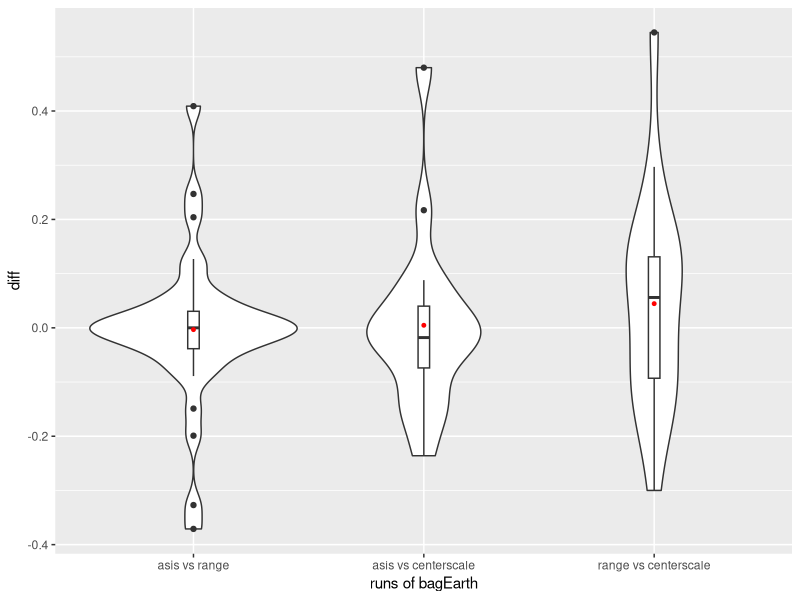
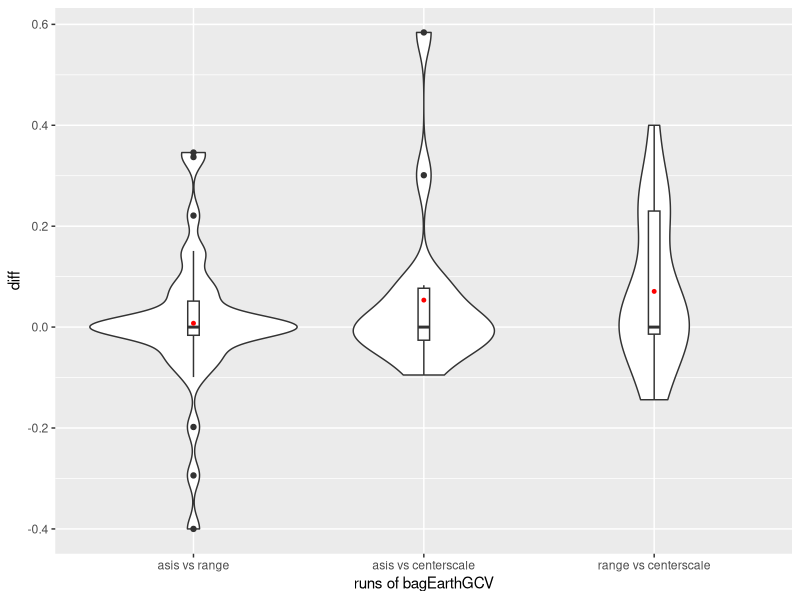
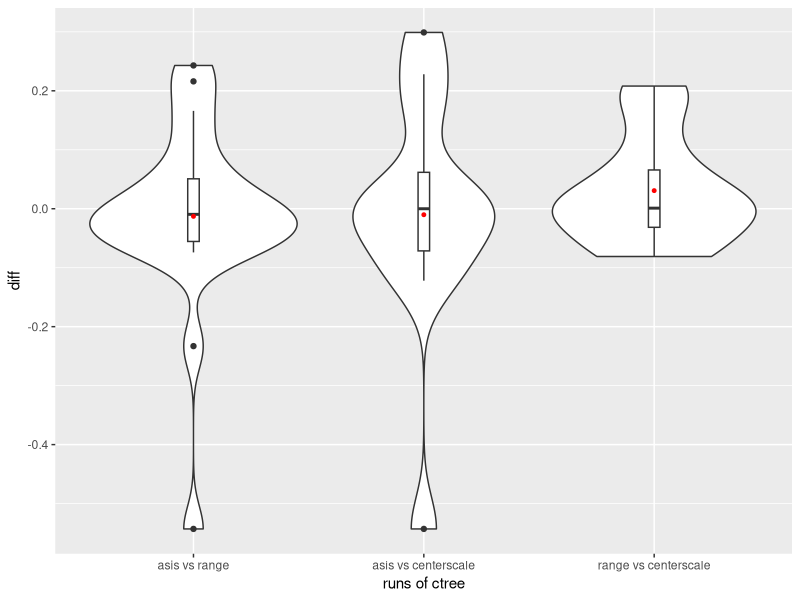
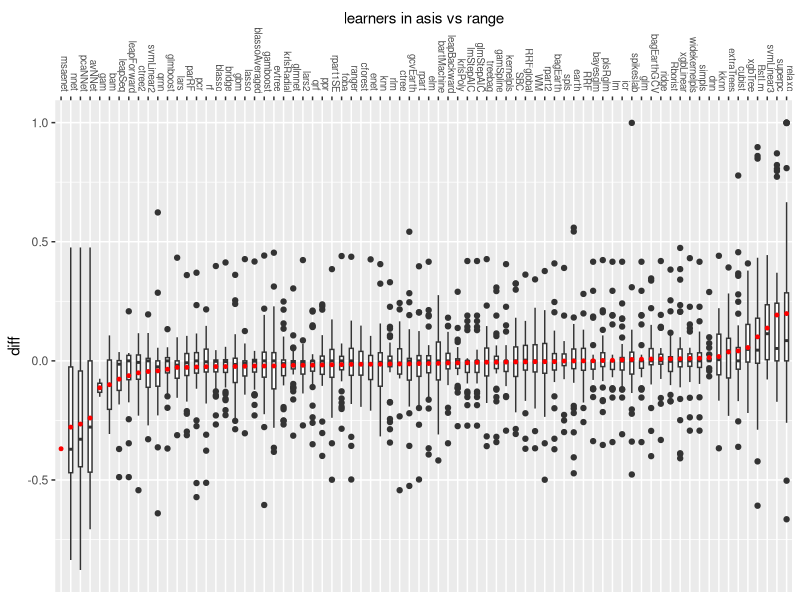
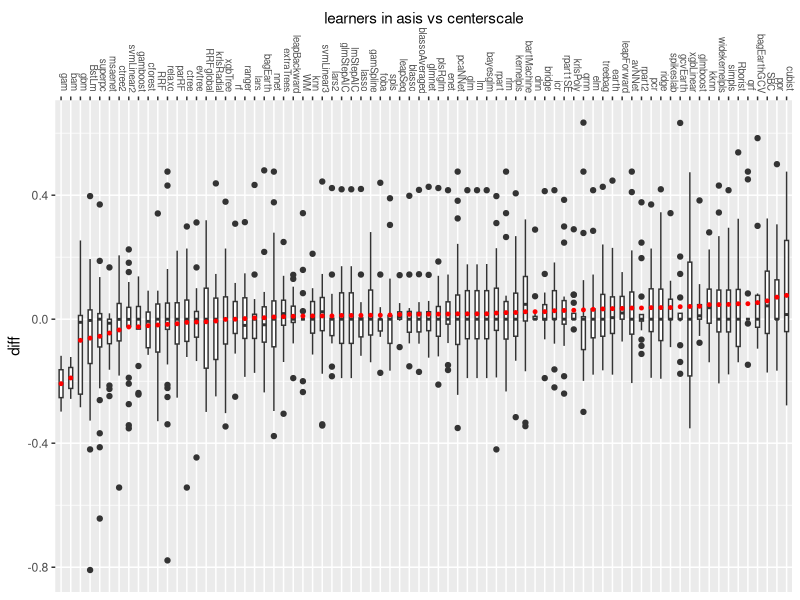
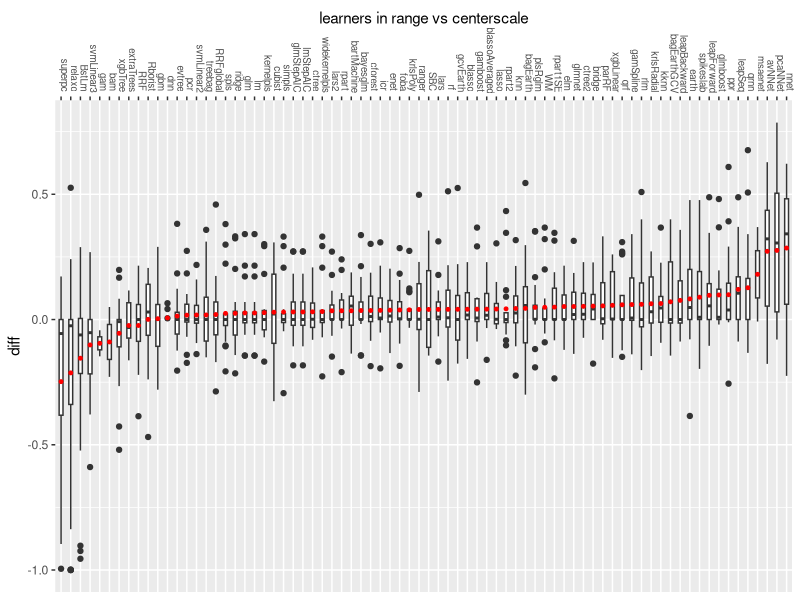
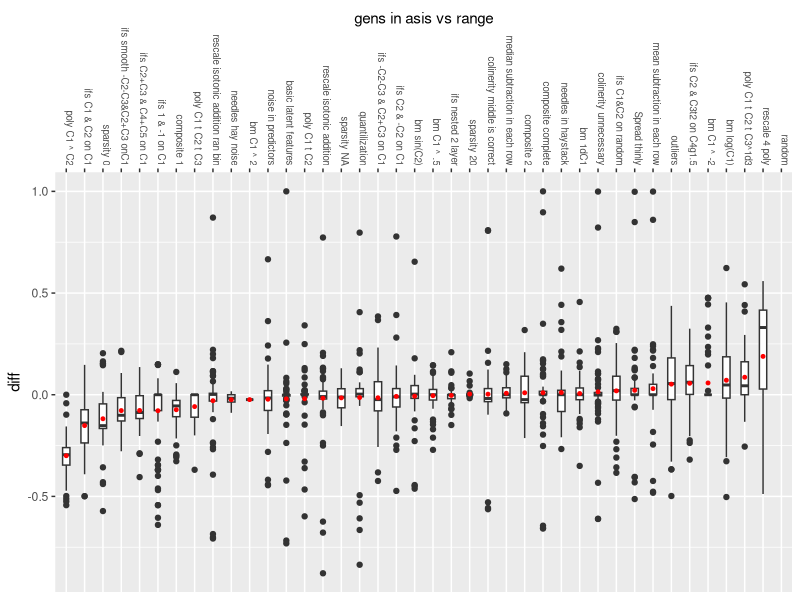
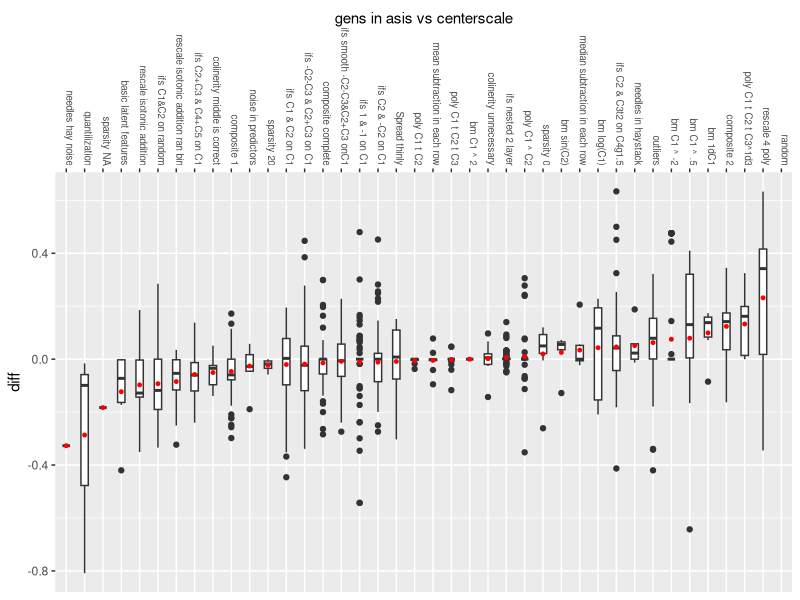

Recreate these plots in R, in order.
#load data
exp.name<-"9th asis vs range vs centerscale"
mainDir<-getwd()
subDir<-exp.name
expiramentresults<-data.frame()
expiramentresults<-(read.csv("9th asis vs range vs centerscale.csv", sep = ",",fill=TRUE, header = F,quote="",dec=".",stringsAsFactors=F))
dir.create(file.path(mainDir, subDir))#10th asis vs range mlr.csv
setwd(file.path(mainDir, subDir))

#why do negative numbers ever matter? and de-factoring
exp.res.noF<-expiramentresults[,1]
exp.res.noF<-as.numeric((exp.res.noF))
exp.res.noF[exp.res.noF<0]<-0
exp.res.noF[is.na(exp.res.noF)]<--.01
exp.res.noF->expiramentresults[,1]



#list of good comparisons of tasks
#runsTcompare<-data.frame(c("lcv lhp","lcv lhp","lcv hhp","lcv hhp"))#)c("asis")
#runsTcompare[,1]<-
#runsTcompare[,2]<-c("lcv hhp","hcv hhp","hcv hhp","lcv hhp norm")#c("range01")
#runsTcompare[,3]<-c("ll vs lhw","ll vs hh","lhw vs hh","lhw vs lh")#c("asis vs range")
runsTcompare<-data.frame(c("asis","asis","range01"))#)c("asis")
runsTcompare[,2]<-c("range01","centernscale","centernscale")#c("range01")
runsTcompare[,3]<-c("asis vs range","asis vs centerscale","range vs centerscale")#c("asis vs range")


u.learns<-unique(expiramentresults[,8])
u.gens<-unique(expiramentresults[,11])
runcomp<-array(2, c(length(runsTcompare[,1]), length(u.learns), length(u.gens)))
failruncomp<-array(0, c(length(runsTcompare[,1]), length(u.learns), length(u.gens)))
maxruncomp<-array(1.1, c(length(runsTcompare[,1]), length(u.learns), length(u.gens)))
comboruncomp<-array(2, c(length(runsTcompare[,1]), length(u.learns), length(u.gens)))

task.max<-vector()
for(task in 1:length(u.gens))
  {
  task.max[task]<-0
  task.max[task]<-max(exp.res.noF[u.gens[task]==expiramentresults[,11]],na.rm = T)
  }  
task.max[task.max<.3]<-.3



count.comp<-0
count.learn<-0
count.gen<-0

#for every run
for(comp.run in 1:length(runsTcompare[,1])){
  count.comp<-1+count.comp
  #new df of relevant rows
  selExpResL<-as.logical(as.character((expiramentresults[,2]))==as.character(runsTcompare[comp.run,1]))+
    (as.character(expiramentresults[,2])==as.character(runsTcompare[comp.run,2]))
  selExpResL<-as.logical(selExpResL)
  selExpRes<-expiramentresults[selExpResL,]

  #for every unique model
  count.learn<-0
  for(ev.learn in u.learns){
    count.learn<-1+count.learn
    selselExpRes<-selExpRes[as.logical(selExpRes[,8]==ev.learn),]
    #for every generator
    count.gen<-0
    for(ev.gen in u.gens){
      sssExpRes<-selselExpRes[as.logical(selselExpRes[,11]==ev.gen),]
      count.gen<-1+count.gen
      #Test for fails
      if(length(sssExpRes[sssExpRes[,2]==runsTcompare[count.comp,1],1])<1) {next()}
      if(length(sssExpRes[sssExpRes[,2]==runsTcompare[count.comp,2],1])<1) {next()}
      #do not assume.be specific
      maxone<-max(sssExpRes[sssExpRes[,2]==runsTcompare[count.comp,1],1])
      maxtwo<-max(sssExpRes[sssExpRes[,2]==runsTcompare[count.comp,2],1])
      if(maxone==-.01 && maxtwo==-.01) {next()}
      if(maxone==-.01 || maxtwo==-.01){
        #fill in data points in success and fail dataframes
        failruncomp[count.comp,count.learn,count.gen]<-maxone-maxtwo
      }else{
        runcomp[count.comp,count.learn,count.gen]<-maxone-maxtwo 

      }
      comboruncomp[count.comp,count.learn,count.gen]<-maxone-maxtwo
      maxruncomp[count.comp,count.learn,count.gen]<-task.max[count.gen]
    }}}
head(runcomp)
head(failruncomp)
#######basic compaison######### 
# for every ModelA make violin graphs per each Run
library(ggplot2)    
library(reshape2) 
#plot(runcomp[1,1,runcomp[1,1,]<1.5])
m=1
for(m in c(2,3,7)){
ttdd<-data.frame(t(runcomp[,m,]))
ttdd[ttdd==2]<-NA
maxttdd<-data.frame(t(maxruncomp[,m,]))
colnames(ttdd)<-runsTcompare[,3]
#p <- ggplot(melt(ttdd), aes(x=melt(maxttdd)[,2],y=melt(ttdd)[,2],colour = melt(ttdd)[,1]))
#p+geom_point()
exp.name<-u.learns[m]
p <- ggplot(melt(ttdd), aes(x=melt(ttdd)[,1],y=melt(ttdd)[,2]))
p + geom_violin() + geom_boxplot(width=0.05)+ stat_summary(fun.y = "mean", colour = "red", size = 1, geom = "point")+
  xlab(paste("runs of",exp.name)) + ylab("diff") 
ggsave(paste(exp.name," and violins per Run.png", sep = ""),plot = last_plot(),scale = 3)
}

#for every Run boxplot of every ModelAl
for(r in 1:length(runsTcompare[,1])){
ttdd<-data.frame((runcomp[r,,]))
ttdd[ttdd==2]<-NA
maxttdd<-data.frame((maxruncomp[r,,]))
rownames(ttdd)<-u.learns
#p <- ggplot(melt(ttdd), aes(x=melt(maxttdd)[,2],y=melt(ttdd)[,2],colour = melt(ttdd)[,1]))
#p+geom_point(), x = reorder(, I.power.df[,8])
means<-vector()
for(m in 1:length(u.learns)){
  means[m]<-mean(as.numeric(ttdd[m,]),na.rm = T)}
ordos<- order(means,ttdd[,1])
ttdd<-rbind(ttdd)[ordos,]
for(m in 1:length(u.learns)){
  means[m]<-mean(as.numeric(ttdd[m,]),na.rm = T)}
ttdd<-ttdd[!is.nan(means),]
ttdd<-t(ttdd)

exp.name<-runsTcompare[r,3]
p <- ggplot(melt(ttdd), aes(x=(melt(ttdd)[,2]),y=melt((ttdd))[,3]))
p  + geom_boxplot(width=0.4)+ stat_summary(fun.y = "mean", colour = "red", size = 1, geom = "point")+
 theme(axis.text.x=element_text(size=7, angle=270,hjust=0.95,vjust=0.2))+scale_x_discrete(position = "top")+
   xlab(paste("learners in",exp.name)) + ylab("diff") 
ggsave(paste(exp.name," and boxes per learnr.png", sep = ""),plot = last_plot(),scale = 3)
}

for(r in 1:length(runsTcompare[,1])){ 
  ttdd<-data.frame((runcomp[r,,]))
  ttdd[ttdd==2]<-NA
  maxttdd<-data.frame((maxruncomp[r,,]))
  colnames(ttdd)<-u.gens
  ttdd<-t(ttdd)

  means<-vector()
  for(m in 1:length(u.gens)){
    means[m]<-mean(as.numeric(ttdd[m,]),na.rm = T)}
  ordos<- order(means,ttdd[,1])
  ttdd<-rbind(ttdd)[ordos,]
  for(m in 1:length(u.gens)){
    means[m]<-mean(as.numeric(ttdd[m,]),na.rm = T)}
  ttdd<-ttdd[,!is.nan(means)]
  ttdd<-t(ttdd)
  
  exp.name<-runsTcompare[r,3]
  p <- ggplot(melt(ttdd), aes(x=(melt(ttdd)[,2]),y=melt((ttdd))[,3]))
  p  + geom_boxplot(width=0.4)+ stat_summary(fun.y = "mean", colour = "red", size = 1, geom = "point")+
    theme(axis.text.x=element_text(size=7, angle=270,hjust=1,vjust=0.3))+scale_x_discrete(position = "top")+
    xlab(paste("gens in",exp.name)) + ylab("diff") 
  ggsave(paste(exp.name," and boxes per generator.png", sep = ""),plot = last_plot(),scale = 3)


  
 # meltyd<-melt(ttdd)
#  p <- ggplot(meltyd, aes(y=meltyd[,3],x=reorder(melt(ttdd)[,2],melt((ttdd))[,3])))
#  p  + geom_boxplot(width=0.4)+ stat_summary(fun.y = "mean", colour = "red", size = 1, geom = "point")+
#    theme(axis.text.x=element_text(size=7, angle=270,hjust=1,vjust=0.3))+scale_x_discrete(position = "top")+
#    xlab(paste("gens in",exp.name)) + ylab("diff") 
#  ggsave(paste(exp.name," and boxes per generator sorted.png", sep = ""),plot = last_plot(),scale = 3)
  
}

##########Now repeat with percent adjusted#########
# for every ModelA make violin graphs per each Run
library(ggplot2)    
library(reshape2) 
#plot(runcomp[1,1,runcomp[1,1,]<1.5])
m=1
for(m in c(2,3,7)){
  ttdd<-data.frame(t(runcomp[,m,]))
  ttdd[ttdd==2]<-NA
  maxttdd<-data.frame(t(maxruncomp[,m,]))
  maxttdd[maxttdd>1]<-NA
  maxttdd[maxttdd<.3]<-.3
  ttdd<-ttdd/maxttdd
  colnames(ttdd)<-runsTcompare[,3]
  #p <- ggplot(melt(ttdd), aes(x=melt(maxttdd)[,2],y=melt(ttdd)[,2],colour = melt(ttdd)[,1]))
  #p+geom_point()
  exp.name<-u.learns[m]
  p <- ggplot(melt(ttdd), aes(x=melt(ttdd)[,1],y=melt(ttdd)[,2]))
  p + geom_violin() + geom_boxplot(width=0.05)+ stat_summary(fun.y = "mean", colour = "red", size = 1, geom = "point")+
    xlab(paste("percent runs of",exp.name)) + ylab("diff") 
  ggsave(paste(exp.name," and violins per Run percent.png", sep = ""),plot = last_plot(),scale = 3)
}

#for every Run boxplot of every ModelAl
for(r in 1:length(runsTcompare[,1])){
  ttdd<-data.frame((runcomp[r,,]))
  ttdd[ttdd==2]<-NA
  maxttdd<-data.frame((maxruncomp[r,,]))
  maxttdd[maxttdd>1]<-NA
  maxttdd[maxttdd<.3]<-.3
  ttdd<-ttdd/maxttdd
  rownames(ttdd)<-u.learns
  #p <- ggplot(melt(ttdd), aes(x=melt(maxttdd)[,2],y=melt(ttdd)[,2],colour = melt(ttdd)[,1]))
  #p+geom_point(), x = reorder(, I.power.df[,8])
  means<-vector()
  for(m in 1:length(u.learns)){
    means[m]<-mean(as.numeric(ttdd[m,]),na.rm = T)}
  ordos<- order(means,ttdd[,1])
  ttdd<-rbind(ttdd)[ordos,]
  for(m in 1:length(u.learns)){
    means[m]<-mean(as.numeric(ttdd[m,]),na.rm = T)}
  ttdd<-ttdd[!is.nan(means),]
  ttdd<-t(ttdd)
  
  exp.name<-runsTcompare[r,3]
  p <- ggplot(melt(ttdd), aes(x=(melt(ttdd)[,2]),y=melt((ttdd))[,3]))
  p  + geom_boxplot(width=0.4)+ stat_summary(fun.y = "mean", colour = "red", size = 1, geom = "point")+
    theme(axis.text.x=element_text(size=7, angle=270,hjust=0.95,vjust=0.2))+scale_x_discrete(position = "top")+
    xlab(paste("percent learners in",exp.name)) + ylab("diff") 
  ggsave(paste(exp.name," and boxes per learnr percent.png", sep = ""),plot = last_plot(),scale = 3)
}

for(r in 1:length(runsTcompare[,1])){ 
  ttdd<-data.frame((runcomp[r,,]))
  ttdd[ttdd==2]<-NA
  maxttdd<-data.frame((maxruncomp[r,,]))
  maxttdd[maxttdd>1]<-NA
  maxttdd[maxttdd<.3]<-.3
  ttdd<-ttdd/maxttdd
  colnames(ttdd)<-u.gens
  ttdd<-t(ttdd)
  
  means<-vector()
  for(m in 1:length(u.gens)){
    means[m]<-mean(as.numeric(ttdd[m,]),na.rm = T)}
  ordos<- order(means,ttdd[,1])
  ttdd<-rbind(ttdd)[ordos,]
  for(m in 1:length(u.gens)){
    means[m]<-mean(as.numeric(ttdd[m,]),na.rm = T)}
  ttdd<-ttdd[,!is.nan(means)]
  ttdd<-t(ttdd)
  
  exp.name<-runsTcompare[r,3]
  p <- ggplot(melt(ttdd), aes(x=(melt(ttdd)[,2]),y=melt((ttdd))[,3]))
  p  + geom_boxplot(width=0.4)+ stat_summary(fun.y = "mean", colour = "red", size = 1, geom = "point")+
    theme(axis.text.x=element_text(size=7, angle=270,hjust=1,vjust=0.3))+scale_x_discrete(position = "top")+
    xlab(paste("percent gens in",exp.name)) + ylab("diff") 
  ggsave(paste(exp.name," and boxes per generator percent.png", sep = ""),plot = last_plot(),scale = 3)
}

##########Now missed seperately#########
# for every ModelA make violin graphs per each Run
library(ggplot2)    
library(reshape2) 
#plot(runcomp[1,1,runcomp[1,1,]<1.5])
m=1
for(m in c(2,3,7)){
  ttdd<-data.frame(t(failruncomp[,m,]))
  ttdd[ttdd==2]<-NA#does nothing! 
  maxttdd<-data.frame(t(maxruncomp[,m,]))
  maxttdd[maxttdd>1]<-NA
  maxttdd[maxttdd<.3]<-.3
  ttdd<-ttdd/maxttdd
  colnames(ttdd)<-runsTcompare[,3]
  #p <- ggplot(melt(ttdd), aes(x=melt(maxttdd)[,2],y=melt(ttdd)[,2],colour = melt(ttdd)[,1]))
  #p+geom_point()
  exp.name<-u.learns[m]
  p <- ggplot(melt(ttdd), aes(x=melt(ttdd)[,1],y=melt(ttdd)[,2]))
  p + geom_violin() + geom_boxplot(width=0.05)+ stat_summary(fun.y = "mean", colour = "red", size = 1, geom = "point")+
    xlab(paste("fail runs of",exp.name)) + ylab("diff") 
  ggsave(paste(exp.name," and violins per Run fail.png", sep = ""),plot = last_plot(),scale = 3)
}

#for every Run boxplot of every ModelAl
for(r in 1:length(runsTcompare[,1])){
  ttdd<-data.frame((failruncomp[r,,]))
  ttdd[ttdd==2]<-NA
  maxttdd<-data.frame((maxruncomp[r,,]))
  maxttdd[maxttdd>1]<-NA
  maxttdd[maxttdd<.3]<-.3
  ttdd<-ttdd/maxttdd
  rownames(ttdd)<-u.learns
  #p <- ggplot(melt(ttdd), aes(x=melt(maxttdd)[,2],y=melt(ttdd)[,2],colour = melt(ttdd)[,1]))
  #p+geom_point(), x = reorder(, I.power.df[,8])
  means<-vector()
  for(m in 1:length(u.learns)){
    means[m]<-mean(as.numeric(ttdd[m,]),na.rm = T)}
  ordos<- order(means,ttdd[,1])
  ttdd<-rbind(ttdd)[ordos,]
  for(m in 1:length(u.learns)){
    means[m]<-mean(as.numeric(ttdd[m,]),na.rm = T)}
  ttdd<-ttdd[!is.nan(means),]
  ttdd<-t(ttdd)
  
  exp.name<-runsTcompare[r,3]
  p <- ggplot(melt(ttdd), aes(x=(melt(ttdd)[,2]),y=melt((ttdd))[,3]))
  p  + geom_boxplot(width=0.4)+ stat_summary(fun.y = "mean", colour = "red", size = 1, geom = "point")+
    theme(axis.text.x=element_text(size=7, angle=270,hjust=0.95,vjust=0.2))+scale_x_discrete(position = "top")+
    xlab(paste("fail learners in",exp.name)) + ylab("diff") 
  ggsave(paste(exp.name," and boxes per learnr fail.png", sep = ""),plot = last_plot(),scale = 3)
}

for(r in 1:length(runsTcompare[,1])){ 
  ttdd<-data.frame((failruncomp[r,,]))
  ttdd[ttdd==2]<-NA
  maxttdd<-data.frame((maxruncomp[r,,]))
  maxttdd[maxttdd>1]<-NA
  maxttdd[maxttdd<.3]<-.3
  ttdd<-ttdd/maxttdd
  colnames(ttdd)<-u.gens
  ttdd<-t(ttdd)
  
  means<-vector()
  for(m in 1:length(u.gens)){
    means[m]<-mean(as.numeric(ttdd[m,]),na.rm = T)}
  ordos<- order(means,ttdd[,1])
  ttdd<-rbind(ttdd)[ordos,]
  for(m in 1:length(u.gens)){
    means[m]<-mean(as.numeric(ttdd[m,]),na.rm = T)}
  ttdd<-ttdd[,!is.nan(means)]
  ttdd<-t(ttdd)
  
  exp.name<-runsTcompare[r,3]
  p <- ggplot(melt(ttdd), aes(x=(melt(ttdd)[,2]),y=melt((ttdd))[,3]))
  p  + geom_boxplot(width=0.4)+ stat_summary(fun.y = "mean", colour = "red", size = 1, geom = "point")+
    theme(axis.text.x=element_text(size=7, angle=270,hjust=1,vjust=0.3))+scale_x_discrete(position = "top")+
    xlab(paste("fail gens in",exp.name)) + ylab("diff") 
  ggsave(paste(exp.name," and boxes per generator fail.png", sep = ""),plot = last_plot(),scale = 3)
}

##########Now missed with percent#########
# for every ModelA make violin graphs per each Run
#plot(runcomp[1,1,runcomp[1,1,]<1.5])

m=1
for(m in c(2,3,7)){
  ttdd<-data.frame(t(comboruncomp[,m,]))
  ttdd[ttdd==2]<-NA
  maxttdd<-data.frame(t(maxruncomp[,m,]))
  maxttdd[maxttdd>1]<-NA
  maxttdd[maxttdd<.3]<-.3
  ttdd<-ttdd/maxttdd
  colnames(ttdd)<-runsTcompare[,3]
  #p <- ggplot(melt(ttdd), aes(x=melt(maxttdd)[,2],y=melt(ttdd)[,2],colour = melt(ttdd)[,1]))
  #p+geom_point()
  exp.name<-u.learns[m]
  p <- ggplot(melt(ttdd), aes(x=melt(ttdd)[,1],y=melt(ttdd)[,2]))
  p + geom_violin() + geom_boxplot(width=0.05)+ stat_summary(fun.y = "mean", colour = "red", size = 1, geom = "point")+
    xlab(paste("both runs of",exp.name)) + ylab("diff") 
  ggsave(paste(exp.name," and violins per Run combo.png", sep = ""),plot = last_plot(),scale = 3)
}

#for every Run boxplot of every ModelAl
for(r in 1:length(runsTcompare[,1])){
  ttdd<-data.frame((comboruncomp[r,,]))
  ttdd[ttdd==2]<-NA
  maxttdd<-data.frame((maxruncomp[r,,]))
  maxttdd[maxttdd>1]<-NA
  maxttdd[maxttdd<.3]<-.3
  ttdd<-ttdd/maxttdd
  rownames(ttdd)<-u.learns
  #p <- ggplot(melt(ttdd), aes(x=melt(maxttdd)[,2],y=melt(ttdd)[,2],colour = melt(ttdd)[,1]))
  #p+geom_point(), x = reorder(, I.power.df[,8])
  means<-vector()
  for(m in 1:length(u.learns)){
    means[m]<-mean(as.numeric(ttdd[m,]),na.rm = T)}
  ordos<- order(means,ttdd[,1])
  ttdd<-rbind(ttdd)[ordos,]
  for(m in 1:length(u.learns)){
    means[m]<-mean(as.numeric(ttdd[m,]),na.rm = T)}
  ttdd<-ttdd[!is.nan(means),]
  ttdd<-t(ttdd)
  
  exp.name<-runsTcompare[r,3]
  p <- ggplot(melt(ttdd), aes(x=(melt(ttdd)[,2]),y=melt((ttdd))[,3]))
  p  + geom_boxplot(width=0.4)+ stat_summary(fun.y = "mean", colour = "red", size = 1, geom = "point")+
    theme(axis.text.x=element_text(size=7, angle=270,hjust=0.95,vjust=0.2))+scale_x_discrete(position = "top")+
    xlab(paste("fail n succ learners in",exp.name)) + ylab("diff") 
  ggsave(paste(exp.name," and boxes per learnr combo.png", sep = ""),plot = last_plot(),scale = 3)
}

for(r in 1:length(runsTcompare[,1])){ 
  ttdd<-data.frame((comboruncomp[r,,]))
  ttdd[ttdd==2]<-NA
  maxttdd<-data.frame((maxruncomp[r,,]))
  maxttdd[maxttdd>1]<-NA
  maxttdd[maxttdd<.3]<-.3
  ttdd<-ttdd/maxttdd
  colnames(ttdd)<-u.gens
  ttdd<-t(ttdd)
  
  means<-vector()
  for(m in 1:length(u.gens)){
    means[m]<-mean(as.numeric(ttdd[m,]),na.rm = T)}
  ordos<- order(means,ttdd[,1])
  ttdd<-rbind(ttdd)[ordos,]
  for(m in 1:length(u.gens)){
    means[m]<-mean(as.numeric(ttdd[m,]),na.rm = T)}
  ttdd<-ttdd[,!is.nan(means)]
  ttdd<-t(ttdd)
  
  exp.name<-runsTcompare[r,3]
  p <- ggplot(melt(ttdd), aes(x=(melt(ttdd)[,2]),y=melt((ttdd))[,3]))
  p  + geom_boxplot(width=0.4)+ stat_summary(fun.y = "mean", colour = "red", size = 1, geom = "point")+
    theme(axis.text.x=element_text(size=7, angle=270,hjust=1,vjust=0.3))+scale_x_discrete(position = "top")+
    xlab(paste("fail n succ gens in",exp.name)) + ylab("diff") 
  ggsave(paste(exp.name," and boxes per generator combo.png", sep = ""),plot = last_plot(),scale = 3)
}
